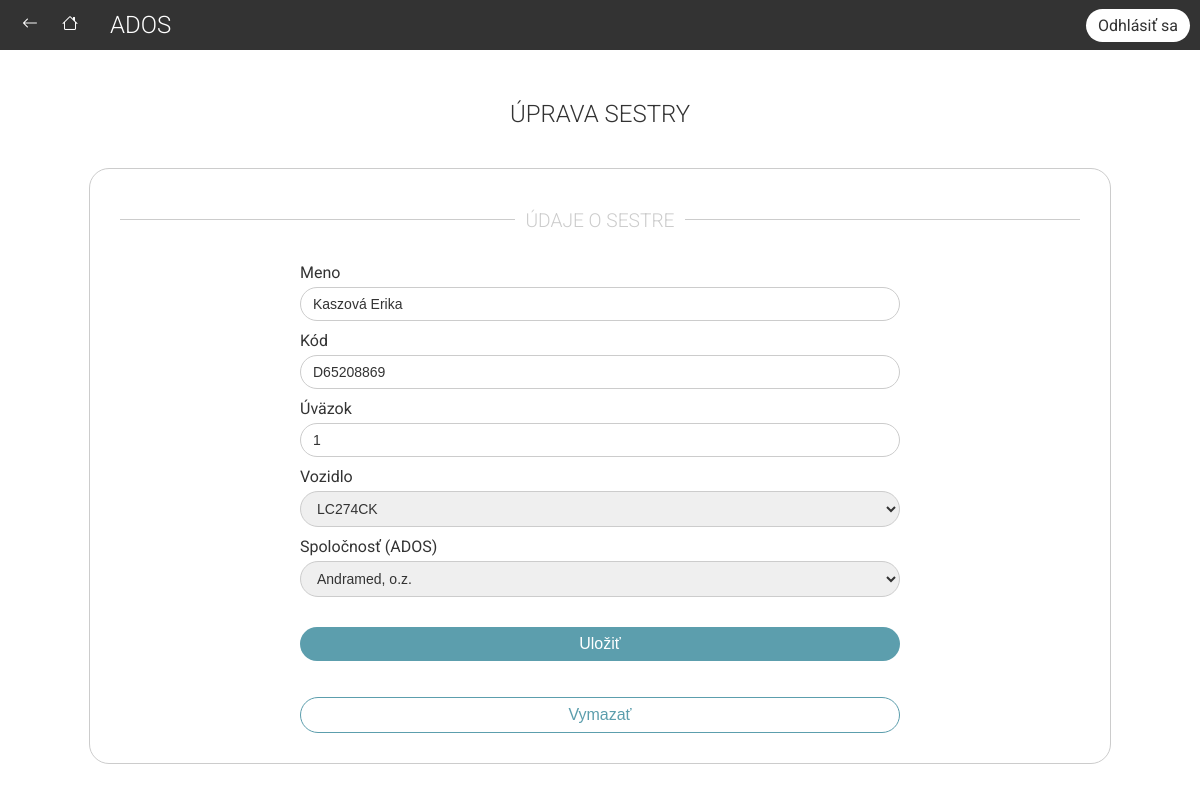
The app's page /nurse/update/1 (signed in) with its own data.
### tables this page shows
CREATE TABLE sestry (
            id INTEGER PRIMARY KEY AUTOINCREMENT,
            meno TEXT NOT NULL,
            kod TEXT,
            uvazok DECIMAL(2,1),
            vozidlo INTEGER,
            ados INTEGER,
            FOREIGN KEY (vozidlo) REFERENCES auta(id) ON DELETE SET NULL,
            FOREIGN KEY (ados) REFERENCES adosky(id) ON DELETE SET NULL
        );

CREATE TABLE auta (
                id INTEGER PRIMARY KEY AUTOINCREMENT,
                evc TEXT NOT NULL
            );

CREATE TABLE adosky (
                id INTEGER PRIMARY KEY AUTOINCREMENT,
                nazov TEXT NOT NULL,
                ico TEXT NOT NULL,
                ulica TEXT,
                mesto TEXT,
                identifikator TEXT,
                kod TEXT
            , "passwordHash" TEXT NULL);

### routes/nurses.py (the view, shortened to what this page needs)
@nurse_bp.route('/nurse/update/<int:id>', methods=['GET', 'POST'])
@login_required
def update_nurse(id):
    cars = get_cars()
    companies = get_companies()
    nurse = get_nurse(id)
    if not nurse:
        return "Sestra nenájdená", 404
    return render_template("details/nurse.html", nurse=nurse, cars=cars, companies=companies)

### routes/auth.py (called while the page is built)
def setup_login_manager(login_manager) -> None:
    @login_manager.user_loader
    def load_user(user_id: int) -> User:
        conn = get_db_connection()
        usedData = conn.execute("SELECT * FROM adosky WHERE id = ?", (user_id,)).fetchone()
        conn.close()
        if usedData:
            return User(id       = int(usedData['id']),
                        username = usedData['identifikator'],
                        password = usedData['passwordHash'])
        return None

### routes/cars.py (called while the page is built)
def get_cars():
    conn = get_db_connection()
    rows = conn.execute("SELECT * FROM auta").fetchall()
    conn.close()
    return [Car(row) for row in rows]

### routes/companies.py (called while the page is built)
def get_companies():
    conn = get_db_connection()
    rows = conn.execute("SELECT * FROM adosky").fetchall()
    conn.close()
    return [Company(row) for row in rows]

### routes/nurses.py (called while the page is built)
def get_nurse(id):
    conn = get_db_connection()
    row = conn.execute("SELECT * FROM sestry WHERE id = ?", (id,)).fetchone()
    conn.close()
    return Nurse(row) if row else None

### utils/database.py (called while the page is built)
def get_db_connection():
    conn = sqlite3.connect(DATABASE_FILE)
    conn.row_factory = sqlite3.Row
    return conn

### templates/details/nurse.html (shortened to what this page needs)
{% extends "base.html" %}
{% block content %}
<h1>Úprava sestry</h1>
<div class="section">
    <div class="lined-heading"><span>Údaje o sestre</span></div>
    <form id="nurseForm" method="POST" action="{{ url_for('nurse.update_nurse', id=nurse.id) }}">
        <div class="form-group">
            <label for="meno">Meno</label>
            <input type="text" name="meno" id="meno" value="{{ nurse.meno }}" required>
        </div>
        <div class="form-group">
            <label for="kod">Kód</label>
            <input type="text" name="kod" id="kod" value="{{ nurse.kod }}">
        </div>
        <div class="form-group">
            <label for="uvazok">Úväzok</label>
            <input type="number" name="uvazok" id="uvazok" value="{{ nurse.uvazok }}" step="0.1" min="0" max="1">
        </div>
        <div class="form-group">
            <label for="vozidlo">Vozidlo</label>
            <select name="vozidlo" id="vozidlo">
                {% for car in cars %}
                <option value="{{ car.id }}" {% if car.id==nurse.vozidlo %}selected{% endif %}>
                    {{ car.evc }}
                </option>
                {% endfor %}
            </select>
        </div>
        <div class="form-group">
            <label for="ados">Spoločnosť (ADOS)</label>
            <select name="ados" id="ados">
                {% for company in companies %}
                <option value="{{ company.id }}" {% if company.id==nurse.ados %}selected{% endif %}>
                    {{ company.nazov }}
                </option>
                {% endfor %}
            </select>
        </div>
        <button type="submit" class="btn">Uložiť</button>
    </form>
    <form method="POST" action="{{ url_for('nurse.delete_nurse', id=nurse.id) }}" style="margin-top: 1rem;">
        <button type="submit" class="btn warning">Vymazať</button>
    </form>
</div>
{% endblock %}

### static/css/global.css (style rules this page uses)
body { margin: 60px 0; padding: 0; font-family: 'Roboto', sans-serif; background: #fff; box-sizing: border-box; width: 100vw; height: 100vh; overflow-x: hidden; }
h1, h2, h3 { margin: 10px; text-transform: uppercase; font-weight: 300; }
h1 { font-size: 1.5em; color: #333; margin: 40px 0; }
.section { padding: 30px; height: fit-content; border: solid 1px #ccc; border-radius: 20px; margin-bottom: 20px; width: 80%; display: flex; flex-direction: column; align-items: center; }
.lined-heading { width: 100%; text-align: center; border-top: 1px solid #ccc; line-height: 0.1em; margin: 20px 0 40px; }
.lined-heading span { background: #fff; padding: 0 10px; font-size: 1.2rem; font-weight: 300; color: #ccc; text-transform: uppercase; }
form { width: 600px; }
label { font-weight: 400; margin-bottom: 5px; color: #333; }
.form-group { display: flex; flex-direction: column; margin-bottom: 10px; position: relative; justify-content: flex-end; width: 100%; }
input, select, textarea { padding: 8px 12px; border: 1px solid #ccc; border-radius: 20px; font-size: 14px; font-family: Arial, Helvetica, sans-serif; width: 100%; box-sizing: border-box; color: #333; }
.btn { background-color: #5C9EAD; color: white; padding: 8px 20px; border: none; border-radius: 20px; font-size: 16px; cursor: pointer; margin-top: 20px; min-width: 100px; width: 100%; text-decoration: "none"; }
.btn.warning { background-color: #fff; color: #5C9EAD; border: 1px solid #5C9EAD; text-decoration: none; }

### records on screen
sestry: meno "Kaszová Erika", kod "D65208869", uvazok "1", vozidlo "LC274CK", ados "Andramed, o.z."
